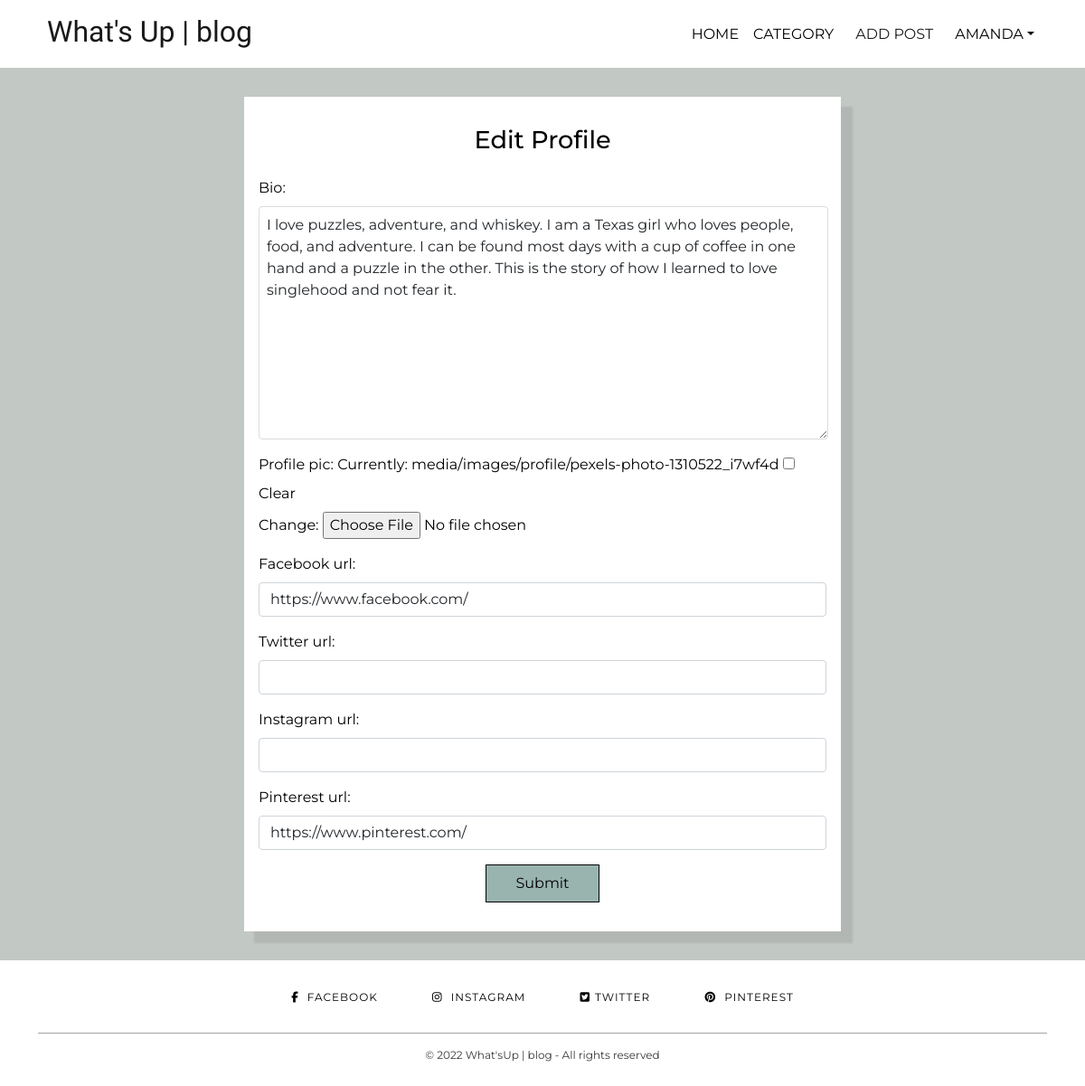
Screenshot of /members/5/edit/profile_page/ (signed in) with the database file from the repository.
### travellifestyleblog22/models.py (models this page shows, shortened)
class Profile(models.Model):
    user = models.OneToOneField(User, null=True, on_delete=models.CASCADE)
    bio = models.TextField()
    profile_pic = models.ImageField(null=True, blank=True, upload_to="images/profile/",
                                    default="placeholder")
    facebook_url = models.CharField(max_length=255, null=True, blank=True)
    twitter_url = models.CharField(max_length=255, null=True, blank=True)
    instagram_url = models.CharField(max_length=255, null=True, blank=True)
    pinterest_url = models.CharField(max_length=255, null=True, blank=True)
    created_on = models.DateField(default=datetime.now)

### members/views.py (the view)
class EditProfilePageview(generic.UpdateView):
    model = Profile
    template_name = 'registration/edit_profile_page.html'
    form_class = ProfilePageForm
    success_url = reverse_lazy('home')

### members/forms.py
class ProfilePageForm(forms.ModelForm):
    class Meta:
        model = Profile
        fields = ('bio', 'profile_pic', 'facebook_url', 'twitter_url',
                  'instagram_url', 'pinterest_url')
        widgets = {
                'bio': forms.Textarea(attrs={'class': 'form-control'}),
                'facebook_url': forms.TextInput(attrs={
                                'class': 'form-control'}),
                'twitter_url': forms.TextInput(attrs={
                               'class': 'form-control'}),
                'instagram_url': forms.TextInput(attrs={
                                'class': 'form-control'}),
                'pinterest_url': forms.TextInput(attrs={
                                 'class': 'form-control'}),
        }

### members/templates/registration/edit_profile_page.html (shortened to what this page needs)
{% extends 'base.html' %}
{% block content %}
{% if user.is_authenticated %}
<div class="profile">
    <div class="profile-page">
        <h3 class="profile-page-title">Edit Profile</h3>
        <div class="form-group profile-page-form">
            <form method="POST" enctype="multipart/form-data">
                {{ form.as_p }}
                <div class="btn-login">
                    <button type="submit" class="btn btn-primary btn-submit">Submit</button>
                </div>
            </form>
        </div>
        {% endif %}
    </div>
</div>
{% endblock %}

### templates/base.html (shortened to what this page needs)
{% load static %}
<!DOCTYPE html>
<html lang="en">
<head>
    <link href="https://cdn.jsdelivr.net/npm/bootstrap@5.0.1/dist/css/bootstrap.min.css" rel="stylesheet"
>
    <link rel="stylesheet" href="{% static 'css/style.css' %}">
</head>
<body class="d-flex flex-column">
    <nav class="navbar navbar-expand-lg navbar-light">
        <div class="container-fluid">
            <h1><a class="navbar-brand" href="{% url 'home' %}"><span class="brand hover-underline-animation-2">W<span
                            class="red-o">h</span>at's
                        Up<span class="thin"> | blog</span></span></span></a></h1>
            <div class="collapse navbar-collapse" id="navbarSupportedContent">
                <ul class="navbar-nav mr-auto">
                    <li class="nav-item">
                        <a class="nav-link" aria-current="page" href="{% url 'home' %}">Home</a>
                    </li>
                    {% if cat_menu %}
                    <li class="nav-item dropdown">
                        <a class="nav-link dropdown-toggle " href="#" id="navbarDropdown3" role="button"
                            data-bs-toggle="dropdown" aria-expanded="false">
                            Category
                        </a>
                        <div class="dropdown-menu" aria-labelledby="navbarDropdown3">
                            <a class="dropdown-item" href="{% url 'category-list' %}">All Categories</a>
                            {% for item in cat_menu %}
                            <a class=" dropdown-item drop" href="{% url 'category' item %} ">{{ item }}</a>
                            {% endfor %}
                        </div>
                    </li>
                    {% else %}
                    <li class="nav-item">
                        <a class="nav-link dropdown-item" href="{% url 'category-list' %}">Category</a>
                    </li>
                    {% endif %}
                    {% if user.is_authenticated %}
                    <li class="nav-item px-2">
                        <a class="nav-link active" aria-current="page" href="{% url 'add-post' %}">Add Post</a>
                    </li>
                    <li class="nav-item dropdown">
                        <a class="nav-link dropdown-toggle" href="#" id="navbarDropdown" role="button"
                            data-bs-toggle="dropdown" aria-expanded="false">
                            {{ user.first_name }}</a>
                    {% endif %}
            </div>
    </nav>
    <main class="flex-shrink-0 main-bg base">
        {% block content %}
        {% endblock content %}
    </main>
    <footer id="footer">
        <div class="container">
            <div id="footer-social">
                <a href="https://facebook.com/" target="_blank">
                    <i class="fab fa-facebook-f center" aria-hidden="true"></i><span> Facebook</span></a>
                <a href="https://instagram.com/" target="_blank"><i class="fab fa-instagram center"
                        aria-hidden="true"></i><span> Instagram</span></a>
                <a href="https://twitter.com/" target="_blank">
                    <i class="fab fa-twitter-square center" aria-hidden="true"></i><span>Twitter</span></a>
                <a href="https://pinterest.com/" target="_blank">
                    <i class="fab fa-pinterest center" aria-hidden="true"></i><span> Pinterest</span>
                </a></a>
            </div>
            <div id="footer-copyright">
                <p class="copyright">© 2022 What'sUp | blog - All rights reserved</p>
            </div>
        </div>
    </footer>
</body>
</html>

### static/css/style.css (style rules this page uses)
* { margin: 0; padding: 0; box-sizing: border-box; }
body { font-family: "Montserrat", sans-serif; }
.nav-link { text-transform: uppercase; display: block; padding: 0.5rem 1rem; text-decoration: none; transition: none; }
.navbar { background-color: #ffffff; }
.navbar-brand { padding-left: 2.5rem; padding-top: 1.3rem; padding-bottom: 1.3rem; font-size: 2rem; }
.brand { font-family: 'Comfortaa', cursive; }
.navbar>.container, .navbar>.container-fluid { display: flex; flex-wrap: inherit; align-items: center; justify-content: space-between; padding-right: 3rem; }
.navbar-light .navbar-nav .nav-link { color: rgb(0 0 0); }
@media (min-width: 992px) { .navbar-expand-lg .navbar-collapse { display: flex !important; flex-basis: auto; justify-content: flex-end; } }
.hover-underline-animation-2 { display: inline-block; position: relative; padding-bottom: 0.3rem; }
.hover-underline-animation-2:after { content: ''; position: absolute; width: 100%; transform: scaleX(0); height: 2px; bottom: 0; left: 0; background-color: #ffb8b8; transform-origin: bottom right; transition: transform 0.50s ease-out; }
#footer { clear: both }
#footer-social { border-bottom: 1px solid; border-color: #31313170; text-align: center; padding: 28px 0 }
#footer-social a { color: rgb(0, 0, 0); font-size: 12px; text-transform: uppercase; letter-spacing: 1px; margin: 0 28px; -o-transition: .3s; -ms-transition: .3s; -moz-transition: .3s; -webkit-transition: .3s; transition: .3s }
#footer-social a span { margin-left: 5px }
#footer-copyright { text-align: center; padding: 15px 0; clear: both; }
.copyright { color: rgb(56, 56, 56); font-size: 12px }
#id_bio { border: 1px solid gainsboro; padding: 0.5rem }
.btn-submit { text-align: center; margin-bottom: 1rem; border: solid 1px #000000; color: #000000; background-color: #99B4AF; padding: 0.5rem 2rem; border-radius: 0; }
.btn-login, .btn-register { text-align: center; margin-top: 1rem; }
.profile { background-color: #C2C8C4; padding-bottom: 2rem; padding-top: 2rem; margin-top: -2rem; }
.profile-page { margin-top: -1rem; padding: 1rem; width: 57%; margin: auto; margin-top: 2rem; color: rgb(0, 0, 0); background-color: white; box-shadow: 12px 12px 2px 1px rgba(116, 115, 113, 0.2); }
.profile-page-title { font-size: 1.7rem; text-transform: capitalize; text-align: center; padding-top: 1rem; padding-bottom: 1rem; }
.profile-page-form label { padding-bottom: 0.5rem; }
textarea { resize: horizontal; }
a, a:hover { text-decoration: none; transition: color 0.3s ease-in-out; }
a { color: inherit; }
@media (max-width:2560px) { .profile-page { width: 30%; } }
@media (max-width:2560px) { #id_bio { width: 720px; } }
@media (max-width:1600px) { .profile-page { width: 45%; } }
@media (max-width:1600px) { #id_bio { width: 645px; } }
@media (max-width:1440px) { #id_bio { width: 755px; } }
@media (max-width:1440px) { .profile-page { width: 55%; } }
@media (max-width:1440px) { .profile-page, .password-container { width: 55%; } }
@media (max-width:1300px) { #id_bio { max-width: 675px; } }
@media (max-width:1300px) { .profile-page, .password-container { width: 55%; } }
@media (max-width:1200px) { #id_bio { max-width: 630px; } }

### rows the page displays
Profile: bio "I love puzzles, adventure, and whiskey. I am a Texas girl who loves people, food, and adventure. I can be found most days with a cup of coffee in one hand and a puzzle in the other. This is the story of how I learned to love singlehood and not fear it.", facebook_url "https://www.facebook.com/", pinterest_url "https://www.pinterest.com/"

### other values shown
{{ user.first_name }} "AMANDA"
